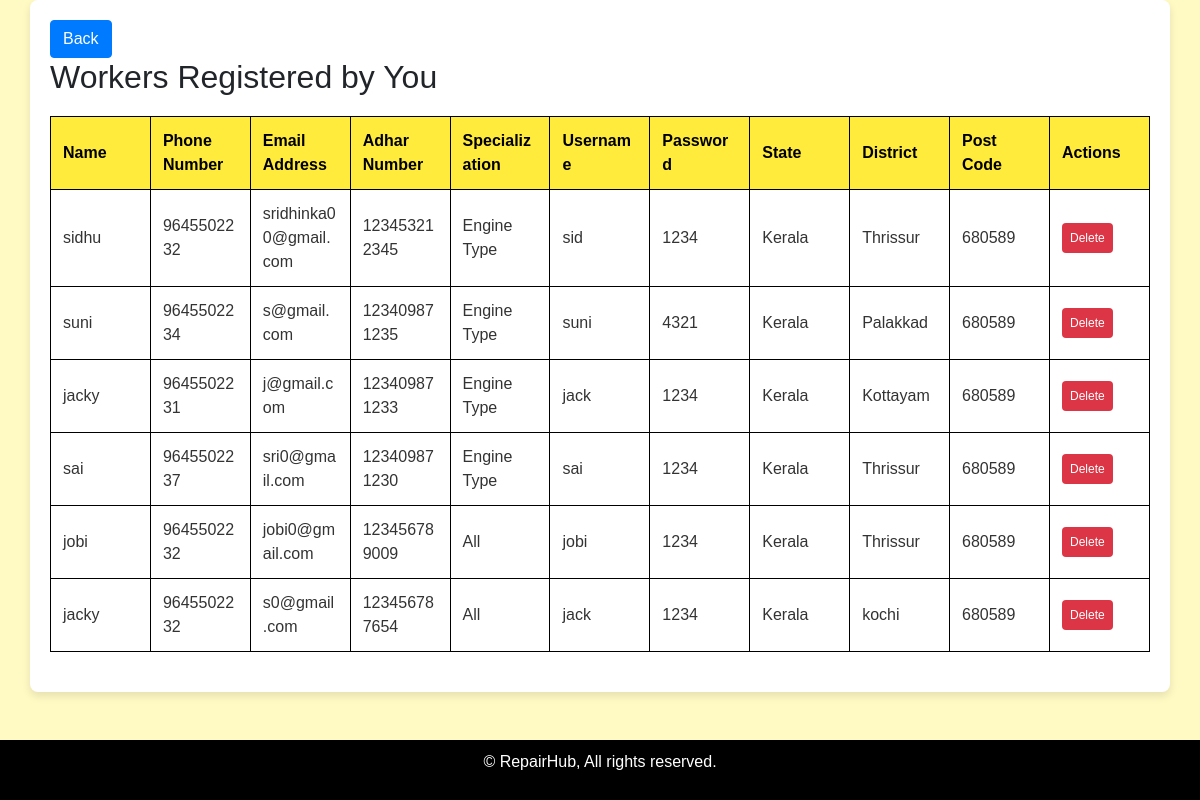
The page /vwork (signed in) on the database as committed earlier.
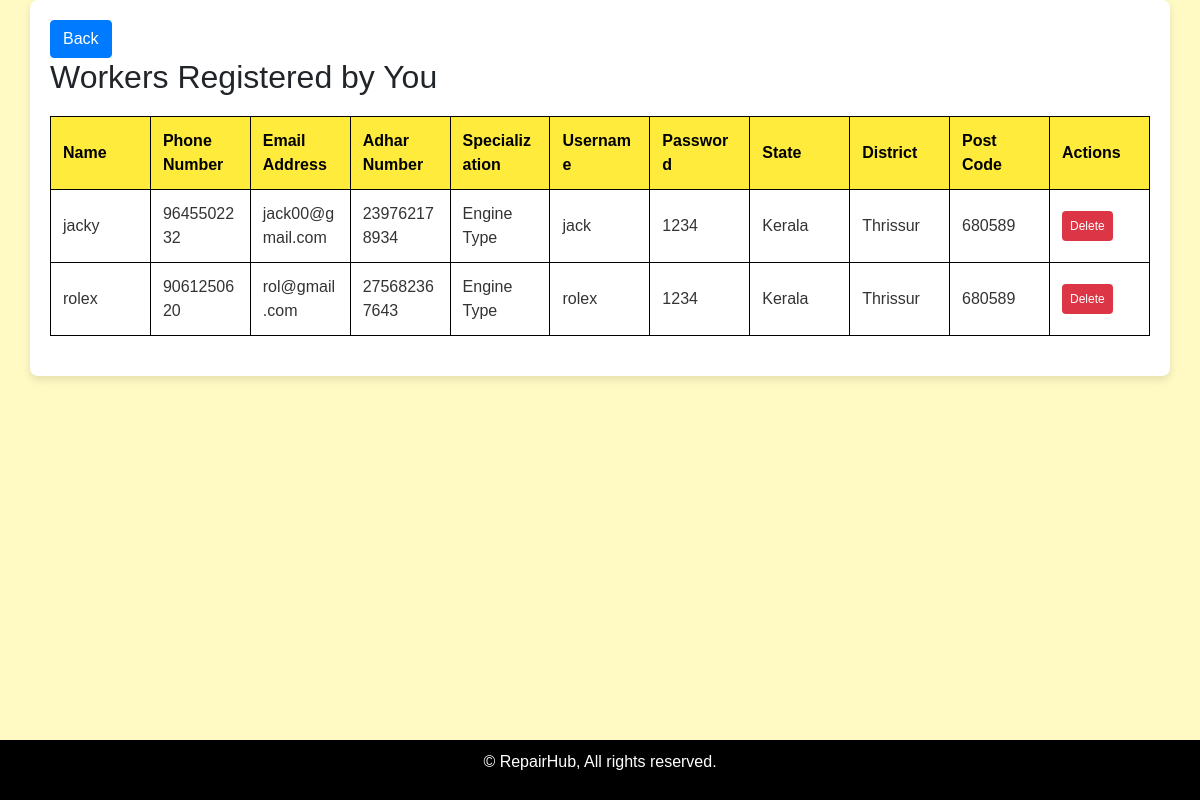
The same page on the database as committed later.
### vehicle/models.py (models this page shows, shortened)
class worker(models.Model):
    user = models.ForeignKey(register, on_delete=models.CASCADE)
    name = models.CharField(max_length=100)
    phone = models.CharField(max_length=10)
    mail = models.EmailField()
    adhar = models.CharField(max_length=12)
    special = models.CharField(max_length=100)
    username = models.CharField(max_length=100)
    password = models.CharField(max_length=100)
    state = models.CharField(max_length=100)
    district = models.CharField(max_length=100)
    location = models.CharField(max_length=20)
    rating = models.IntegerField()
    pin = models.CharField(max_length=6)
    latitude = models.FloatField(null=True, blank=True)
    longitude = models.FloatField(null=True, blank=True)

### vehicle/views.py (the view)
# urls.py: path('vwork',views.viewworker),
def viewworker(request):
    if 'mid' in request.session:
        uname = request.session['mid']
        try:
            user = register.objects.get(username=uname)
            workers = worker.objects.filter(user=user)
            return render(request, 'viewworker.html', {'workers': workers})
        except register.DoesNotExist:
            return HttpResponse('<script>alert("User does not exist."); window.history.back();</script>')
    return render(request,'login.html')

### template/viewworker.html (shortened to what this page needs)
<!DOCTYPE html>
<html>
<head>
    <link rel="stylesheet" href="https://maxcdn.bootstrapcdn.com/bootstrap/4.0.0/css/bootstrap.min.css">
</head>
<body>
    <div class="container">
        <a href="javascript:history.back()" class="btn btn-primary back-button">
             Back
        </a>
        <h2>Workers Registered by You</h2>
        <table>
            <thead>
                <tr>
                    <th>Name</th>
                    <th>Phone Number</th>
                    <th>Email Address</th>
                    <th>Adhar Number</th>
                    <th>Specialization</th>
                    <th>Username</th>
                    <th>Password</th>
                    <th>State</th>
                    <th>District</th>
                    <th>Post Code</th>
                    <th>Actions</th>
                </tr>
            </thead>
            <tbody>
                {% for worker in workers %}
                <tr>
                    <td>{{ worker.name }}</td>
                    <td>{{ worker.phone }}</td>
                    <td>{{ worker.mail }}</td>
                    <td>{{ worker.adhar }}</td>
                    <td>{{ worker.special }}</td>
                    <td>{{ worker.username }}</td>
                    <td>{{ worker.password }}</td>
                    <td>{{ worker.state }}</td>
                    <td>{{ worker.district }}</td>
                    <td>{{ worker.pin }}</td>
                    <td>
                        <form method="POST" action="delete_worker">
                            <button type="submit" class="delete-button">Delete</button>
                        </form>
                    </td>
                </tr>
                {% empty %}
                <tr>
                    <td colspan="11" class="no-workers">No workers found.</td>
                </tr>
                {% endfor %}
            </tbody>
        </table>
    </div>
    <footer>
        <p>&copy; RepairHub, All rights reserved.</p>
    </footer>
</body>
</html>

Rows that differ between the two databases and show on the page:
removed worker: name "sidhu", phone "9645502232", mail "sridhinka00@gmail.com", adhar "123453212345", special "Engine Type", username "sid", password "1234", state "Kerala", district "Thrissur", pin "680589"
removed worker: name "suni", phone "9645502234", mail "s@gmail.com", adhar "123409871235", special "Engine Type", username "suni", password "4321", state "Kerala", district "Palakkad", pin "680589"
removed worker: name "jacky", phone "9645502231", mail "j@gmail.com", adhar "123409871233", special "Engine Type", username "jack", password "1234", state "Kerala", district "Kottayam", pin "680589"
removed worker: name "sai", phone "9645502237", mail "sri0@gmail.com", adhar "123409871230", special "Engine Type", username "sai", password "1234", state "Kerala", district "Thrissur", pin "680589"
removed worker: name "jobi", phone "9645502232", mail "jobi0@gmail.com", adhar "123456789009", special "All", username "jobi", password "1234", state "Kerala", district "Thrissur", pin "680589"
removed worker: name "jacky", phone "9645502232", mail "s0@gmail.com", adhar "123456787654", special "All", username "jack", password "1234", state "Kerala", district "kochi", pin "680589"
added worker: name "jacky", phone "9645502232", mail "jack00@gmail.com", adhar "239762178934", special "Engine Type", username "jack", password "1234", state "Kerala", district "Thrissur", pin "680589"
added worker: name "rolex", phone "9061250620", mail "rol@gmail.com", adhar "275682367643", special "Engine Type", username "rolex", password "1234", state "Kerala", district "Thrissur", pin "680589"
